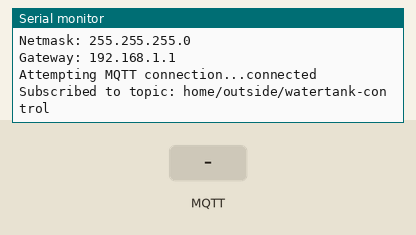
This sketch was run on a simulated ESP8266 (NodeMCU). Parts: the last lines printed to the serial monitor. The test bench sets the inputs (shaded band). WiFi joins after 1.5 s; servers stay silent unless stated; no MQTT or app messages arrive unless stated.

Above: at 3.2 s.
3.3 s: MQTT message "query" arrives on the first subscribed topic
At 4.4 s:
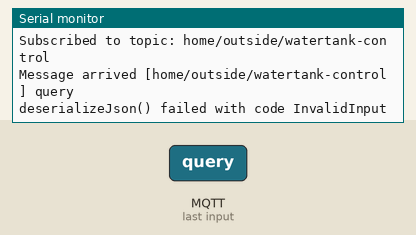
4.8 s: MQTT message "d" arrives on the first subscribed topic
At 5.6 s:
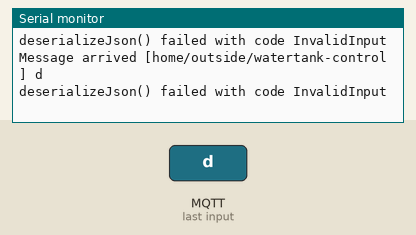
6.3 s: MQTT message "1" arrives on the first subscribed topic
At 6.7 s:
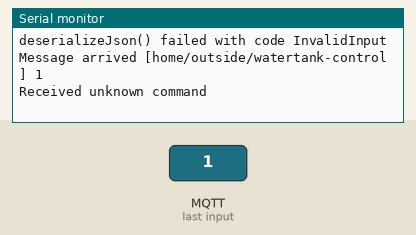
7.8 s: MQTT message "on" arrives on the first subscribed topic
At 9.0 s:
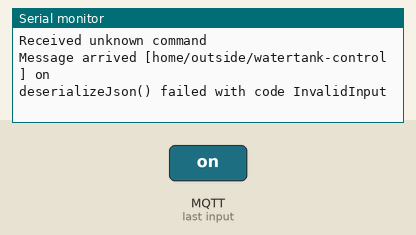
9.3 s: MQTT message "off" arrives on the first subscribed topic
At 10.1 s:
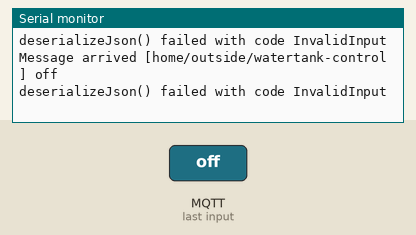

Measured:
- after the input at 3.3 s, the serial monitor: prints a new line at once (image 1)
- after the input at 4.8 s, the serial monitor: prints a new line at once (image 2)
- after the input at 6.3 s, the serial monitor: prints a new line at once (image 3)
- after the input at 7.8 s, the serial monitor: prints a new line at once (image 4)
- after the input at 9.3 s, the serial monitor: prints a new line at once (image 5)

The sketch:

watertank-sensor.ino
```cpp
#include <ESP8266WiFi.h>
#include <ArduinoOTA.h>
#include <ArduinoJson.h>
#include "config.h"
#include "TheShed.h"

#define TRIGGER_PIN D0
#define ECHO_PIN D1

const char mqttServer[] = "192.168.4.20";
const char mqttPubTopic[] = "home/outside/watertank-status";
const char mqttSubTopic[] = "home/outside/watertank-control";
const char wifiHostname[] = "watertank-sensor";

// This is how much water the tank holds
const int TankCapacity = 2000;

// This is the distance from sensor to the water surface when full
const int DistanceTankFull = 30;

// This is the distance from sensor to the bottom of the tank when empty
const int DistanceTankEmpty = 150;

// This is how many times we can retry for a valid distance reading before failing
const int ValidationRetryLimit = 10;

// Allow for min - 5 or max + 5 on sensor readings.
const int SensorErrorMargin = 5;

/*
 * Example code
 * https://www.makerguides.com/jsn-sr04t-arduino-tutorial/
 */

TheShed* shedWifi;

void setup() {
  Serial.begin(115200);
  delay(500);
  Serial.println();
  Serial.println();

  pinMode(TRIGGER_PIN, OUTPUT);
  digitalWrite(TRIGGER_PIN, LOW);
  pinMode(ECHO_PIN, INPUT_PULLUP);


  shedWifi = new TheShed(WIFI_SSID, WIFI_KEY, wifiHostname);
  shedWifi->setupMqtt(wifiHostname, mqttServer, 1883, mqttCallback, mqttSubTopic);
}

void loop() {
  ArduinoOTA.handle();
  shedWifi->mqttLoop();
}

// Returns distance in centimeters
// Raw reading from sensor
int senseDistance() {
  // Clear the TRIGGER_PIN by setting it LOW:
  digitalWrite(TRIGGER_PIN, LOW);

  delayMicroseconds(5);
 // Trigger the sensor by setting the TRIGGER_PIN high for 10 microseconds:
  digitalWrite(TRIGGER_PIN, HIGH);
  delayMicroseconds(15);
  digitalWrite(TRIGGER_PIN, LOW);

  // Read the ECHO_PIN. pulseIn() returns the duration (length of the pulse) in microseconds
  // Datasheet indicates it could be up to 38ms if no obstable, which would be 38,000 microseconds.
  // Max (signed) int value is 32,767
  // Max unsigned int value is 65,535
  unsigned int duration = pulseIn(ECHO_PIN, HIGH);

  // Calculate the distance
  // Datasheet indicates max distance 600cm, well within bounds of (signed) int.
  int distance = duration*0.034/2;

  // Print the distance
  Serial.print("Raw distance = ");
  Serial.print(distance);
  Serial.println(" cm");

  return distance;
}

// Returns distance in centimetres, or -1 if could not get a stable reading from ultrasonic sensor
int getValidatedDistance() {
  int distance = 0;
  int retries = 0;
  do {
    if(retries++ >= ValidationRetryLimit)
      return -1;

    distance = senseDistance();

    // Allow for small discrepancy in reading min/max
    if(distance > DistanceTankEmpty && distance <= (DistanceTankEmpty + SensorErrorMargin))
      distance = DistanceTankEmpty;

    if(distance < DistanceTankFull && distance >= (DistanceTankFull - SensorErrorMargin))
      distance = DistanceTankFull;

  } while (distance < DistanceTankFull || distance > DistanceTankEmpty);

  // Print the distance
  Serial.print("Validated distance = ");
  Serial.print(distance);
  Serial.println(" cm");

  return distance;
}

// Returns tank volume in litres, or -1 if could not get a stable reading from ultrasonic sensor
int getWaterTankLevel() {
  // Distance is cm from sensor.
  int distance = getValidatedDistance();

  // If we could not get a valid distance, don't attempt to return a valid level
  if(distance == -1)
    return -1;

  // Need to convert this into litres.
  // For now assume a linear relationship between distance and
  // water volume (hint this is wrong, the tank is not a regular shape but it's too hard and not important).

  // 20cm = full, 2000ltr
  // 150cm = empty, 0ltr
  // (150-20/2)+20cm = 85cm = half, 1000ltr

  // Range = max dist (empty) - min dist (full) = 130cm
  // Scale factor = (max dist - distance) / range
  //              = (empty - distance) / (empty - full)
  // Volume = capacity * scale factor
  //        = 2000L * (empty - distance) / (empty - full)

  // So if distance is 20cm (eg full), we get scaling factor:
  // 150-20/150-20 = 1
  // If distance is 150cm (eg empty):
  // 150-150/150-20 = 0
  // And if distance is 85cm (eg half):
  // 150-85/150-20 = 65/130 = 0.5

  return TankCapacity * (DistanceTankEmpty - distance) / (DistanceTankEmpty - DistanceTankFull);
}

void mqttCallback(char* topic, byte* payload, unsigned int length) {
  Serial.print("Message arrived [");
  Serial.print(topic);
  Serial.print("] ");
  char *cstring = (char *) payload;
  Serial.println(cstring);

  // Deserialise JSON
  // https://arduinojson.org/v6/doc/deserialization/
  DynamicJsonDocument doc(100);
  DeserializationError err = deserializeJson(doc, cstring);

  if (err) {
    Serial.print(F("deserializeJson() failed with code "));
    Serial.println(err.c_str());
    return;
  }

  const char* name = doc["command"];
  if (strcmp(name, "query") == 0) {
    Serial.println("Received query command");
    sendLevel();
  } else {
    Serial.println("Received unknown command");
  }
}

void sendLevel() {
  // Prepare payload
  char payload[50];
  int waterLevel = getWaterTankLevel();
  sprintf(payload, "{\"level\":%d}", waterLevel);

  Serial.println("Transmitting tank level:");
  Serial.println(payload);

  shedWifi->publishToMqtt(mqttPubTopic, payload);
}
```

TheShed.cpp
```cpp
#include "Arduino.h"
#include "TheShed.h"
#include <PubSubClient.h>
#include <ArduinoOTA.h>

WiFiClient espClient;
PubSubClient mqtt(espClient);

TheShed::TheShed(const char ssid[], const char key[], const char host[])
{
  strcpy(_key, key);
  strcpy(_ssid, ssid);

  if(strlen(host)>0) {
    Serial.print("Setting hostname: ");
    Serial.println(host);
    WiFi.hostname(host);
    ArduinoOTA.setHostname(host);
  }

  connectWifi();

  ArduinoOTA.onStart([]() {
    String type;
    if (ArduinoOTA.getCommand() == U_FLASH)
      type = "sketch";
    else // U_SPIFFS
      type = "filesystem";

    // NOTE: if updating SPIFFS this would be the place to unmount SPIFFS using SPIFFS.end()
    Serial.println("Start updating " + type);
  });
  ArduinoOTA.onEnd([]() {
    Serial.println("\nEnd");
  });
  ArduinoOTA.onProgress([](unsigned int progress, unsigned int total) {
    Serial.printf("Progress: %u%%\r", (progress / (total / 100)));
  });
  ArduinoOTA.onError([](ota_error_t error) {
    Serial.printf("Error[%u]: ", error);
    if (error == OTA_AUTH_ERROR) Serial.println("Auth Failed");
    else if (error == OTA_BEGIN_ERROR) Serial.println("Begin Failed");
    else if (error == OTA_CONNECT_ERROR) Serial.println("Connect Failed");
    else if (error == OTA_RECEIVE_ERROR) Serial.println("Receive Failed");
    else if (error == OTA_END_ERROR) Serial.println("End Failed");
  });
  ArduinoOTA.begin();
}

void TheShed::setupMqtt(const char* deviceName, const char* server, int port, void (*callback)(char*, uint8_t*, unsigned int), const char subTopic[]) {
  // Set up MQTT
  mqtt.setServer(server, port);
  mqtt.setCallback(callback);

  strcpy(_mqttSub, subTopic);
  strcpy(_mqttDeviceName, deviceName);
  reconnectMqtt();
}

void TheShed::mqttLoop() {
  reconnectMqtt();
  mqtt.loop();
}

void TheShed::reconnectMqtt() {
  // Loop until we're reconnected
  while (!mqtt.connected()) {
    Serial.print("Attempting MQTT connection...");
    // Attempt to connect
    if (mqtt.connect(_mqttDeviceName)) {
      Serial.println("connected");
      if(strlen(_mqttSub)){
        mqtt.subscribe(_mqttSub);
        Serial.print("Subscribed to topic: ");
        Serial.println(_mqttSub);
      }
    } else {
      Serial.print("failed, rc=");
      Serial.print(mqtt.state());
      Serial.println(" try again in 5 seconds");
      // Wait 5 seconds before retrying
      delay(5000);
    }
  }
}

void TheShed::publishToMqtt(const char* topic, const char* data) {
  reconnectMqtt();
  // Prepare a JSON payload string
  Serial.print("Publishing to topic: ");
  Serial.println(topic);
  Serial.print("Sending data: ");
  Serial.println(data);
  mqtt.publish( topic, data );
}

void TheShed::test() {

}

void TheShed::checkWifi() {
  if (WiFi.status() != WL_CONNECTED) {
    Serial.println("Wifi not connected, reinitialising");
    connectWifi();
  } else {
    Serial.println("Wifi still connected");
  }
}

void TheShed::connectWifi() {
  printMacAddress();

  // Connect wifi
  Serial.println("Initialising wifi");
  WiFi.mode(WIFI_STA);
  WiFi.begin(_ssid, _key);

  int i = 0;
  while ((WiFi.status() != WL_CONNECTED)) {
    delay(100);
    Serial.print(".");
    if (++i == 100) {
      i = 0;
      Serial.println();
    }
  }
  Serial.println();
  Serial.println("WiFi connected");
  Serial.println();

  // Print some helpful debug info
  printWifiDetails();
}

void TheShed::disconnectWifi() {

}

void TheShed::printMacAddress() {
  // Code to get the unit MAC address
  // https://techtutorialsx.com/2017/04/09/esp8266-get-mac-address/
  // EC:FA:BC:8B:C1:8F
  Serial.println();
  Serial.print("MAC: ");
  Serial.println(WiFi.macAddress());
  Serial.println();
}

void TheShed::printWifiDetails() {
  Serial.println();
  Serial.print("IP address: ");
  Serial.println(WiFi.localIP());
  Serial.print("Netmask: ");
  Serial.println(WiFi.subnetMask());
  Serial.print("Gateway: ");
  Serial.println(WiFi.gatewayIP());
  Serial.println();
}
```

TheShed.h
```cpp
/*
  TheShed.h - Library for basic wifi functions.
  Created by Ian Leeder, 2018/05/05.
*/
#ifndef TheShed_h
#define TheShed_h

#include "Arduino.h"
#include <ESP8266WiFi.h>

class TheShed
{
  public:
    TheShed(const char ssid[], const char key[], const char host[] = "");
    void printMacAddress();
    void printWifiDetails();
    void test();
    void setupMqtt(const char* deviceName, const char* server, int port, void (*callback)(char*, uint8_t*, unsigned int), const char* subTopic = "");
    void publishToMqtt(const char* topic, const char* data);
    void mqttLoop();
  private:
    char _ssid[50];
    char _key[50];
    char _mqttSub[50];
    char _mqttDeviceName[50];
    void connectWifi();
    void disconnectWifi();
    void checkWifi();
    void reconnectMqtt();
};

#endif
```

config_template.h
```cpp
// http://forum.arduino.cc/index.php?topic=41385.msg301094#msg301094
// Enter wifi credentials into file named config.h
// with this format
static const char WIFI_SSID[] = "your_ssid";
static const char WIFI_KEY[] = "your_password";
static const char PUSHOVER_USER_TOKEN[] = "your_pushover_user_key";
static const char PUSHOVER_API_TOKEN[] = "your_pushover_api_token";
```
